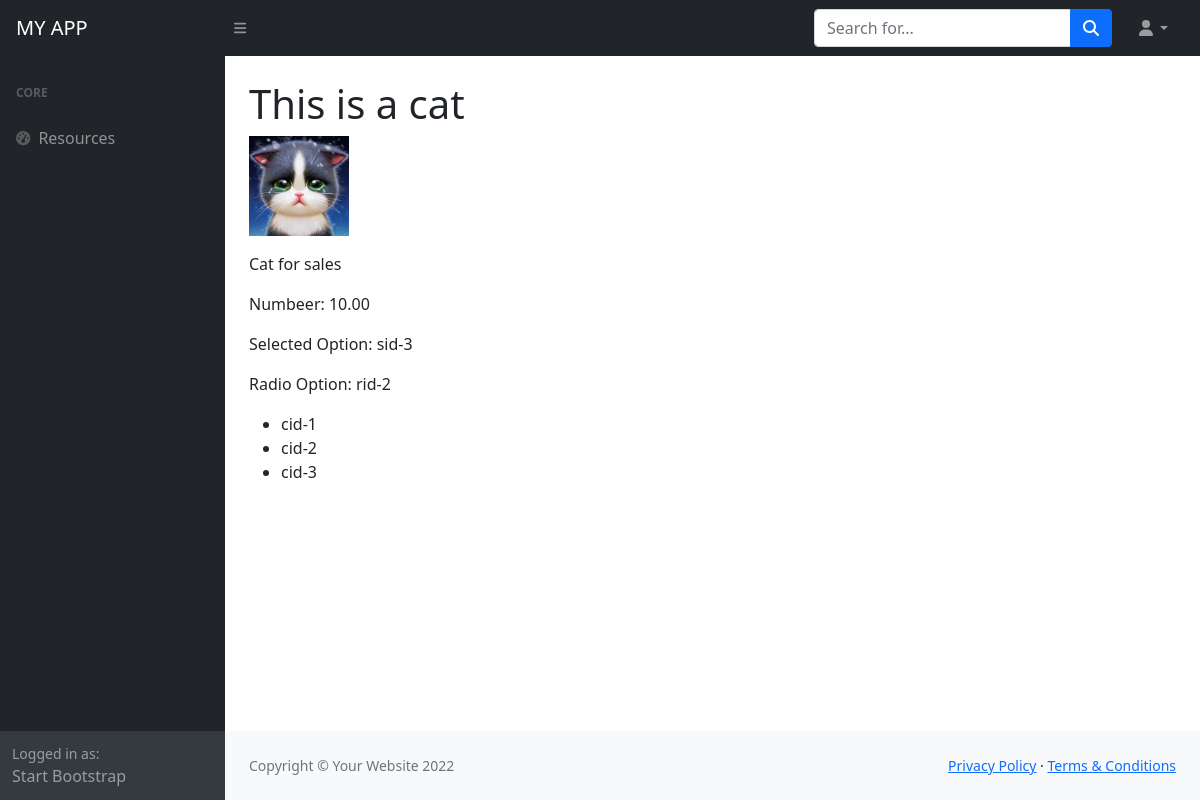
Page /crud/admin/resource_view.php?id=9 on the committed database.
### tables this page shows
CREATE TABLE `resources` (
  `id` int(11) NOT NULL,
  `short_text` varchar(32) NOT NULL,
  `number` decimal(10,2) NOT NULL,
  `long_text` text NOT NULL,
  `select_option` varchar(32) NOT NULL,
  `radio` varchar(32) NOT NULL,
  `checkbox` varchar(255) NOT NULL,
  `file` varchar(255) NOT NULL,
  `created_on` timestamp NOT NULL DEFAULT current_timestamp()
);

### crud/inc/functions.php (called while the page is built, shortened)
<?php
function getResourceById($id, $conn){
	$sql = "SELECT * FROM  resources  WHERE id={$id}";
	$result = $conn->query($sql);
	$data = array();
	if ($result->num_rows > 0) {
	  $row = $result->fetch_assoc();
	   $data = $row;
	}
	return $data;
}

### crud/admin/resource_view.php (the view)
<?php
include("inc/header.php");
include("../inc/connect.php");
include("../inc/functions.php");
$id = isset($_GET['id'])? $_GET['id'] : 0 ;
$resource = getResourceById($id, $conn);
$resource['checkbox'] = unserialize($resource['checkbox']);
?>
<h1 class="mt-4"><?php echo $resource['short_text']; ?></h1>
<p>
 <img src="../uploads/<?php echo $resource['file']; ?>" height="100"/>
</p>
<p>
 <?php echo $resource['long_text']; ?>
</p>
<p>
 Numbeer: <?php echo $resource['number']; ?>
</p>
<p>
 Selected Option: <?php echo $resource['select_option']; ?>
</p>
<p>
 Radio Option: <?php echo $resource['radio']; ?>
</p>
<ul>
<?php foreach($resource['checkbox'] as $element): ?>
	<li><?php echo $element; ?></li>
<?php endforeach; ?>
</ul>
<?php include("inc/footer.php"); ?>

### rows in the picture
resources: short_text "This is a cat", file (picture), long_text "Cat for sales", number "10.00", select_option "sid-3", radio "rid-2"

### other values in the picture
$element "cid-1"
$element "cid-2"
$element "cid-3"
